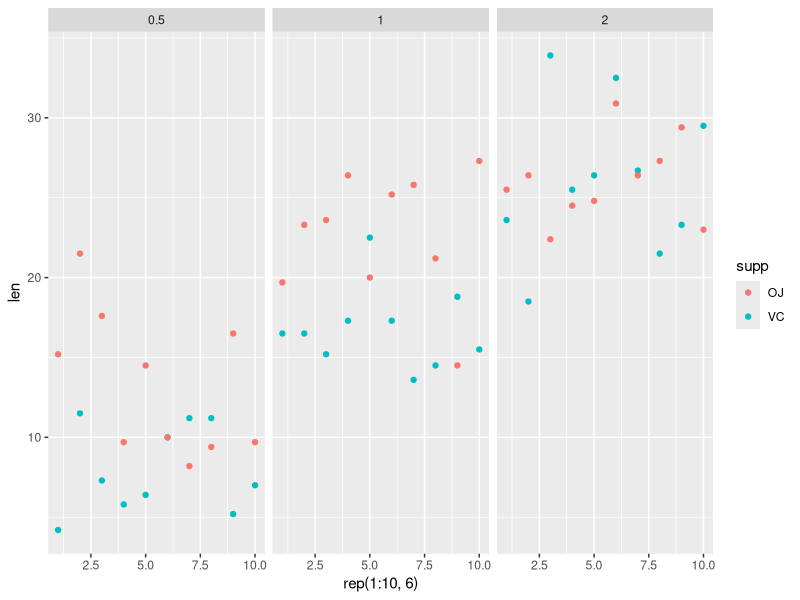
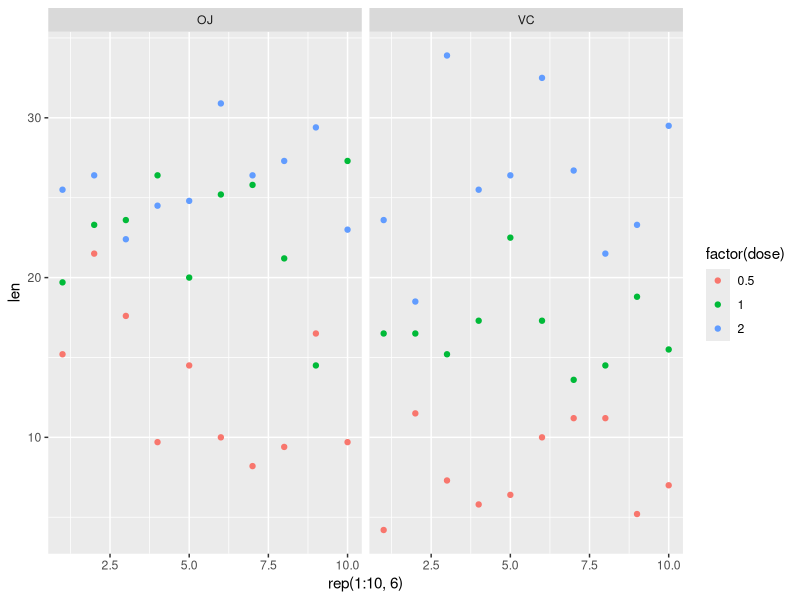

These figures' R source, in order:
## ---- chunk 1
library(datasets)
library(ggplot2)

data(ToothGrowth)
ggplot(ToothGrowth) + geom_point(aes(x = rep(1:10, 6), y = len, color = supp)) + facet_grid( ~ dose)
## ---- chunk 2
ggplot(ToothGrowth) + geom_point(aes(x = rep(1:10, 6), y = len, color = factor(dose))) + facet_grid( ~ supp)
## ---- chunk 3
library(dplyr)
library(reshape2)
library(knitr)
s <- summarize(group_by(ToothGrowth, supp, dose), 'mean, sd' = paste(mean(len), round(sd(len), 2), sep = ', '))
t <- dcast(s, supp ~ dose, value.var = "mean, sd")
kable(t, caption = 'Mean and standard deviation for each (supp, dose) combination')
## ---- chunk 4
d1 <- unlist(select(filter(ToothGrowth, supp == 'OJ', dose == 2), len))
d2 <- unlist(select(filter(ToothGrowth, supp == 'VC', dose == 2), len))
d3 <- unlist(select(filter(ToothGrowth, supp == 'OJ', dose == 1), len))

rbind(
  t.test(d1, d2)$conf, # Compare OJ at 2mg with VC at 2mg
  t.test(d1, d3)$conf, # Compare OJ at 2mg with OJ at 1mg
  t.test(d2, d3)$conf # Compare VC at 2mg with OJ at 1mg
)
## ---- chunk 5
t.test(d2, d3, conf.level = 0.9)$conf
## ---- chunk 6
t.test(d1, d2, conf.level = 0.5)$conf
## ---- chunk 7
d4 <- unlist(select(filter(ToothGrowth, supp == 'VC', dose == 1), len))
d5 <- unlist(select(filter(ToothGrowth, supp == 'OJ', dose == 0.5), len))
d6 <- unlist(select(filter(ToothGrowth, supp == 'VC', dose == 0.5), len))

rbind(
  t.test(d3, d4)$conf, # OJ vs VC at 1mg
  t.test(d3, d5)$conf, # OJ at 1mg vs 0.5mg
  t.test(d4, d5)$conf, # VC at 1mg vs OJ at 0.5mg
  t.test(d5, d6)$conf, # OJ at 0.5mg vs VC at 0.5mg
  t.test(d4, d6)$conf  # VC at 1mg vs 0.5mg
)

